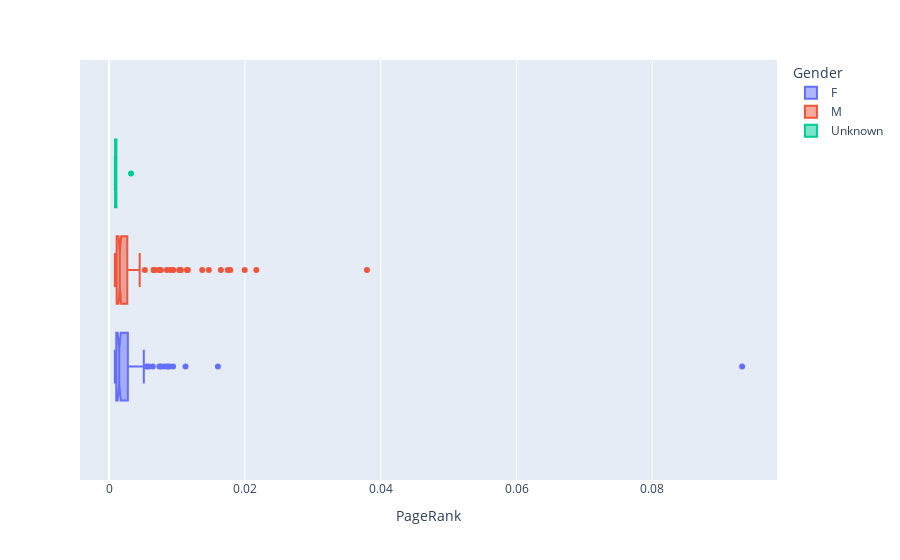

Notebook cell for this chart:
### Code cell
fig = px.box(df, x="PageRank", color="Gender", notched=True)
fig.show()

### Figure 1 — Plotly figure (JSON) as saved in the notebook; plotly's stock layout.template omitted (floating-point values rounded to 4 significant figures; data arrays with more than 128 entries replaced by an {"elided": "..."} marker saying what was removed)
{"data": [{"alignmentgroup": "True", "hovertemplate": "Gender=F<br>PageRank=%{x}<extra></extra>", "legendgroup": "F", "marker": {"color": "#636efa"}, "name": "F", "notched": true, "offsetgroup": "F", "orientation": "h", "showlegend": true, "type": "box", "x": {"elided": "146 float values"}, "x0": " ", "xaxis": "x", "y0": " ", "yaxis": "y"}, {"alignmentgroup": "True", "hovertemplate": "Gender=M<br>PageRank=%{x}<extra></extra>", "legendgroup": "M", "marker": {"color": "#EF553B"}, "name": "M", "notched": true, "offsetgroup": "M", "orientation": "h", "showlegend": true, "type": "box", "x": {"elided": "176 float values"}, "x0": " ", "xaxis": "x", "y0": " ", "yaxis": "y"}, {"alignmentgroup": "True", "hovertemplate": "Gender=Unknown<br>PageRank=%{x}<extra></extra>", "legendgroup": "Unknown", "marker": {"color": "#00cc96"}, "name": "Unknown", "notched": true, "offsetgroup": "Unknown", "orientation": "h", "showlegend": true, "type": "box", "x": [0.0008514, 0.0008617, 0.0009857, 0.001078, 0.0009657, 0.001078, 0.003233], "x0": " ", "xaxis": "x", "y0": " ", "yaxis": "y"}], "layout": {"autosize": true, "boxmode": "group", "legend": {"title": {"text": "Gender"}, "tracegroupgap": 0}, "margin": {"t": 60}, "xaxis": {"anchor": "y", "autorange": true, "domain": [0, 1], "range": [-0.00428, 0.09835], "title": {"text": "PageRank"}, "type": "linear"}, "yaxis": {"anchor": "x", "autorange": true, "domain": [0, 1], "range": [-0.514, 0.514], "type": "category"}}}
